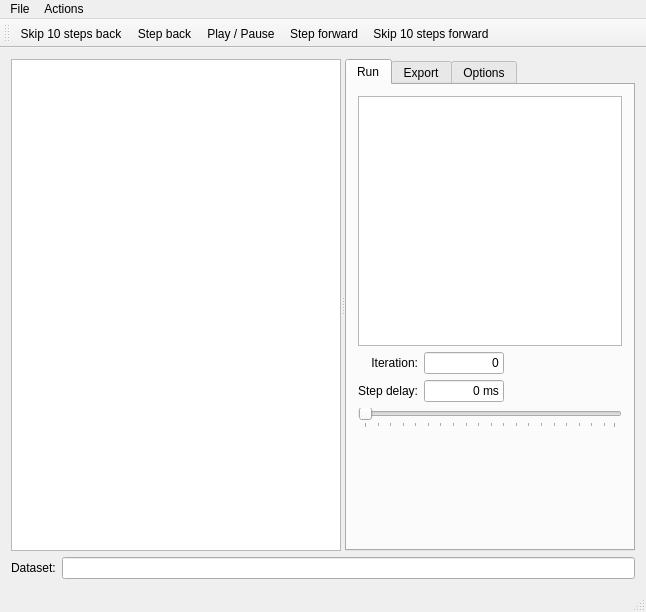
<?xml version="1.0" encoding="UTF-8"?>
<ui version="4.0">
 <class>DatasetPlayer</class>
 <widget class="QMainWindow" name="DatasetPlayer">
  <property name="geometry">
   <rect>
    <x>0</x>
    <y>0</y>
    <width>646</width>
    <height>612</height>
   </rect>
  </property>
  <property name="windowTitle">
   <string>Dataset player</string>
  </property>
  <property name="unifiedTitleAndToolBarOnMac">
   <bool>true</bool>
  </property>
  <widget class="QWidget" name="centralWidget">
   <layout class="QVBoxLayout" name="verticalLayout">
    <item>
     <widget class="QSplitter" name="splitter">
      <property name="sizePolicy">
       <sizepolicy hsizetype="Expanding" vsizetype="Expanding">
        <horstretch>0</horstretch>
        <verstretch>0</verstretch>
       </sizepolicy>
      </property>
      <property name="orientation">
       <enum>Qt::Horizontal</enum>
      </property>
      <widget class="SLAM::Dataset::MapViewWidget" name="mapView">
       <property name="sizePolicy">
        <sizepolicy hsizetype="Expanding" vsizetype="Expanding">
         <horstretch>2</horstretch>
         <verstretch>0</verstretch>
        </sizepolicy>
       </property>
       <property name="renderHints">
        <set>QPainter::Antialiasing|QPainter::TextAntialiasing</set>
       </property>
       <property name="dragMode">
        <enum>QGraphicsView::ScrollHandDrag</enum>
       </property>
      </widget>
      <widget class="QTabWidget" name="tabWidget">
       <property name="sizePolicy">
        <sizepolicy hsizetype="MinimumExpanding" vsizetype="Expanding">
         <horstretch>0</horstretch>
         <verstretch>0</verstretch>
        </sizepolicy>
       </property>
       <property name="minimumSize">
        <size>
         <width>290</width>
         <height>0</height>
        </size>
       </property>
       <property name="currentIndex">
        <number>0</number>
       </property>
       <widget class="QWidget" name="tab">
        <attribute name="title">
         <string>Run</string>
        </attribute>
        <layout class="QGridLayout" name="gridLayout_2">
         <item row="4" column="0" colspan="3">
          <spacer name="verticalSpacer">
           <property name="orientation">
            <enum>Qt::Vertical</enum>
           </property>
           <property name="sizeHint" stdset="0">
            <size>
             <width>20</width>
             <height>59</height>
            </size>
           </property>
          </spacer>
         </item>
         <item row="2" column="0">
          <widget class="QLabel" name="label_3">
           <property name="text">
            <string>Step delay:</string>
           </property>
           <property name="alignment">
            <set>Qt::AlignRight|Qt::AlignTrailing|Qt::AlignVCenter</set>
           </property>
          </widget>
         </item>
         <item row="0" column="0" colspan="3">
          <widget class="SLAM::Dataset::MapViewWidget" name="scanView">
           <property name="sizePolicy">
            <sizepolicy hsizetype="Preferred" vsizetype="Preferred">
             <horstretch>0</horstretch>
             <verstretch>0</verstretch>
            </sizepolicy>
           </property>
           <property name="minimumSize">
            <size>
             <width>250</width>
             <height>250</height>
            </size>
           </property>
           <property name="verticalScrollBarPolicy">
            <enum>Qt::ScrollBarAlwaysOff</enum>
           </property>
           <property name="horizontalScrollBarPolicy">
            <enum>Qt::ScrollBarAlwaysOff</enum>
           </property>
           <property name="renderHints">
            <set>QPainter::Antialiasing|QPainter::TextAntialiasing</set>
           </property>
           <property name="dragMode">
            <enum>QGraphicsView::NoDrag</enum>
           </property>
          </widget>
         </item>
         <item row="1" column="2">
          <spacer name="horizontalSpacer">
           <property name="orientation">
            <enum>Qt::Horizontal</enum>
           </property>
           <property name="sizeHint" stdset="0">
            <size>
             <width>40</width>
             <height>20</height>
            </size>
           </property>
          </spacer>
         </item>
         <item row="2" column="1">
          <widget class="QLineEdit" name="delayValue">
           <property name="enabled">
            <bool>true</bool>
           </property>
           <property name="sizePolicy">
            <sizepolicy hsizetype="Fixed" vsizetype="Fixed">
             <horstretch>0</horstretch>
             <verstretch>0</verstretch>
            </sizepolicy>
           </property>
           <property name="maximumSize">
            <size>
             <width>80</width>
             <height>16777215</height>
            </size>
           </property>
           <property name="toolTip">
            <string>Step delay</string>
           </property>
           <property name="statusTip">
            <string>Step delay</string>
           </property>
           <property name="text">
            <string>0 ms</string>
           </property>
           <property name="alignment">
            <set>Qt::AlignRight|Qt::AlignTrailing|Qt::AlignVCenter</set>
           </property>
           <property name="readOnly">
            <bool>true</bool>
           </property>
          </widget>
         </item>
         <item row="1" column="0">
          <widget class="QLabel" name="label_2">
           <property name="text">
            <string>Iteration:</string>
           </property>
           <property name="alignment">
            <set>Qt::AlignRight|Qt::AlignTrailing|Qt::AlignVCenter</set>
           </property>
          </widget>
         </item>
         <item row="3" column="0" colspan="3">
          <widget class="QSlider" name="delaySlider">
           <property name="toolTip">
            <string>Step delay</string>
           </property>
           <property name="statusTip">
            <string>Step delay</string>
           </property>
           <property name="orientation">
            <enum>Qt::Horizontal</enum>
           </property>
           <property name="tickPosition">
            <enum>QSlider::TicksBelow</enum>
           </property>
           <property name="tickInterval">
            <number>5</number>
           </property>
          </widget>
         </item>
         <item row="2" column="2">
          <spacer name="horizontalSpacer_2">
           <property name="orientation">
            <enum>Qt::Horizontal</enum>
           </property>
           <property name="sizeHint" stdset="0">
            <size>
             <width>40</width>
             <height>20</height>
            </size>
           </property>
          </spacer>
         </item>
         <item row="1" column="1">
          <widget class="QLineEdit" name="iterationValue">
           <property name="sizePolicy">
            <sizepolicy hsizetype="Fixed" vsizetype="Fixed">
             <horstretch>0</horstretch>
             <verstretch>0</verstretch>
            </sizepolicy>
           </property>
           <property name="maximumSize">
            <size>
             <width>80</width>
             <height>16777215</height>
            </size>
           </property>
           <property name="text">
            <string>0</string>
           </property>
           <property name="alignment">
            <set>Qt::AlignRight|Qt::AlignTrailing|Qt::AlignVCenter</set>
           </property>
           <property name="readOnly">
            <bool>true</bool>
           </property>
          </widget>
         </item>
        </layout>
       </widget>
       <widget class="QWidget" name="tab_3">
        <attribute name="title">
         <string>Export</string>
        </attribute>
        <layout class="QGridLayout" name="gridLayout">
         <item row="0" column="1">
          <widget class="QPushButton" name="scanExport">
           <property name="text">
            <string>Scan to PDF</string>
           </property>
          </widget>
         </item>
         <item row="0" column="0">
          <widget class="QPushButton" name="mapExport">
           <property name="text">
            <string>Map to PDF</string>
           </property>
          </widget>
         </item>
         <item row="2" column="0" colspan="2">
          <spacer name="verticalSpacer_2">
           <property name="orientation">
            <enum>Qt::Vertical</enum>
           </property>
           <property name="sizeHint" stdset="0">
            <size>
             <width>20</width>
             <height>40</height>
            </size>
           </property>
          </spacer>
         </item>
         <item row="1" column="0" colspan="2">
          <widget class="QPushButton" name="codeExport">
           <property name="text">
            <string>Map &amp;&amp; scan to C++ code</string>
           </property>
          </widget>
         </item>
        </layout>
       </widget>
       <widget class="QWidget" name="tab_2">
        <attribute name="title">
         <string>Options</string>
        </attribute>
        <layout class="QGridLayout" name="gridLayout_3">
         <item row="8" column="0" colspan="2">
          <widget class="QLabel" name="label_6">
           <property name="text">
            <string>Scan Matcher:</string>
           </property>
          </widget>
         </item>
         <item row="3" column="1">
          <widget class="QRadioButton" name="checkLegacy">
           <property name="text">
            <string>Legacy Deterministic</string>
           </property>
           <attribute name="buttonGroup">
            <string notr="true">buttonGroup</string>
           </attribute>
          </widget>
         </item>
         <item row="9" column="1">
          <widget class="QRadioButton" name="checkLiGriffithsICL">
           <property name="text">
            <string>Li &amp;&amp; Griffiths ICL</string>
           </property>
           <attribute name="buttonGroup">
            <string notr="true">buttonGroup_2</string>
           </attribute>
          </widget>
         </item>
         <item row="11" column="1">
          <widget class="QRadioButton" name="checkFilteredICL">
           <property name="text">
            <string>Filtered ICL</string>
           </property>
           <attribute name="buttonGroup">
            <string notr="true">buttonGroup_2</string>
           </attribute>
          </widget>
         </item>
         <item row="10" column="1">
          <widget class="QRadioButton" name="checkClassicICL">
           <property name="text">
            <string>Classic ICL</string>
           </property>
           <attribute name="buttonGroup">
            <string notr="true">buttonGroup_2</string>
           </attribute>
          </widget>
         </item>
         <item row="6" column="0" colspan="2">
          <widget class="QLabel" name="label_7">
           <property name="minimumSize">
            <size>
             <width>0</width>
             <height>0</height>
            </size>
           </property>
           <property name="maximumSize">
            <size>
             <width>16777215</width>
             <height>5</height>
            </size>
           </property>
           <property name="text">
            <string/>
           </property>
          </widget>
         </item>
         <item row="4" column="1">
          <widget class="QRadioButton" name="checkDeterministic">
           <property name="text">
            <string>Deterministic</string>
           </property>
           <property name="checked">
            <bool>true</bool>
           </property>
           <attribute name="buttonGroup">
            <string notr="true">buttonGroup</string>
           </attribute>
          </widget>
         </item>
         <item row="2" column="1">
          <widget class="QRadioButton" name="checkOdometryOnly">
           <property name="text">
            <string>Odometry Only</string>
           </property>
           <attribute name="buttonGroup">
            <string notr="true">buttonGroup</string>
           </attribute>
          </widget>
         </item>
         <item row="1" column="0" colspan="2">
          <widget class="QLabel" name="label_4">
           <property name="text">
            <string>SLAM Engine:</string>
           </property>
          </widget>
         </item>
         <item row="13" column="0" colspan="2">
          <spacer name="verticalSpacer_3">
           <property name="orientation">
            <enum>Qt::Vertical</enum>
           </property>
           <property name="sizeHint" stdset="0">
            <size>
             <width>20</width>
             <height>40</height>
            </size>
           </property>
          </spacer>
         </item>
         <item row="12" column="1">
          <widget class="QRadioButton" name="checkRANSACMatcher">
           <property name="text">
            <string>RANSAC Based Matcher</string>
           </property>
           <property name="checked">
            <bool>true</bool>
           </property>
           <attribute name="buttonGroup">
            <string notr="true">buttonGroup_2</string>
           </attribute>
          </widget>
         </item>
         <item row="9" column="0" rowspan="4">
          <widget class="QLabel" name="label_8">
           <property name="text">
            <string/>
           </property>
          </widget>
         </item>
         <item row="5" column="1">
          <widget class="QRadioButton" name="checkISAM">
           <property name="text">
            <string>iSAM Probabilistic</string>
           </property>
           <property name="checked">
            <bool>false</bool>
           </property>
           <attribute name="buttonGroup">
            <string notr="true">buttonGroup</string>
           </attribute>
          </widget>
         </item>
         <item row="2" column="0" rowspan="4">
          <widget class="QLabel" name="label_5">
           <property name="sizePolicy">
            <sizepolicy hsizetype="Fixed" vsizetype="Preferred">
             <horstretch>0</horstretch>
             <verstretch>0</verstretch>
            </sizepolicy>
           </property>
           <property name="minimumSize">
            <size>
             <width>20</width>
             <height>0</height>
            </size>
           </property>
           <property name="text">
            <string/>
           </property>
          </widget>
         </item>
        </layout>
       </widget>
      </widget>
     </widget>
    </item>
    <item>
     <layout class="QHBoxLayout" name="horizontalLayout">
      <item>
       <widget class="QLabel" name="label">
        <property name="text">
         <string>Dataset:</string>
        </property>
       </widget>
      </item>
      <item>
       <widget class="QLineEdit" name="openedDataset">
        <property name="enabled">
         <bool>true</bool>
        </property>
        <property name="readOnly">
         <bool>true</bool>
        </property>
       </widget>
      </item>
     </layout>
    </item>
   </layout>
  </widget>
  <widget class="QMenuBar" name="menuBar">
   <property name="geometry">
    <rect>
     <x>0</x>
     <y>0</y>
     <width>646</width>
     <height>22</height>
    </rect>
   </property>
   <widget class="QMenu" name="menuFile">
    <property name="title">
     <string>File</string>
    </property>
    <addaction name="actionOpen"/>
    <addaction name="actionReload"/>
    <addaction name="separator"/>
    <addaction name="actionQuit"/>
   </widget>
   <widget class="QMenu" name="menuActions">
    <property name="title">
     <string>Actions</string>
    </property>
    <addaction name="actionSkipBack"/>
    <addaction name="actionBack"/>
    <addaction name="actionPlay"/>
    <addaction name="actionForward"/>
    <addaction name="actionSkipForward"/>
   </widget>
   <addaction name="menuFile"/>
   <addaction name="menuActions"/>
  </widget>
  <widget class="QToolBar" name="mainToolBar">
   <property name="enabled">
    <bool>true</bool>
   </property>
   <attribute name="toolBarArea">
    <enum>TopToolBarArea</enum>
   </attribute>
   <attribute name="toolBarBreak">
    <bool>false</bool>
   </attribute>
   <addaction name="actionSkipBack"/>
   <addaction name="actionBack"/>
   <addaction name="actionPlay"/>
   <addaction name="actionForward"/>
   <addaction name="actionSkipForward"/>
  </widget>
  <widget class="QStatusBar" name="statusBar"/>
  <action name="actionOpen">
   <property name="text">
    <string>&amp;Open dataset</string>
   </property>
   <property name="toolTip">
    <string>Open dataset</string>
   </property>
   <property name="statusTip">
    <string>Open dataset</string>
   </property>
   <property name="shortcut">
    <string>Ctrl+O</string>
   </property>
  </action>
  <action name="actionPlay">
   <property name="icon">
    <iconset resource="images/images.qrc">
     <normaloff>:/images/play.svg</normaloff>:/images/play.svg</iconset>
   </property>
   <property name="text">
    <string>&amp;Play / Pause</string>
   </property>
   <property name="toolTip">
    <string>Play / Pause</string>
   </property>
   <property name="statusTip">
    <string>Play / Pause</string>
   </property>
   <property name="shortcut">
    <string>Space</string>
   </property>
  </action>
  <action name="actionBack">
   <property name="icon">
    <iconset resource="images/images.qrc">
     <normaloff>:/images/back.svg</normaloff>:/images/back.svg</iconset>
   </property>
   <property name="text">
    <string>Step back</string>
   </property>
   <property name="toolTip">
    <string>Step back</string>
   </property>
   <property name="statusTip">
    <string>Step back</string>
   </property>
   <property name="shortcut">
    <string>B</string>
   </property>
  </action>
  <action name="actionForward">
   <property name="icon">
    <iconset resource="images/images.qrc">
     <normaloff>:/images/forward.svg</normaloff>:/images/forward.svg</iconset>
   </property>
   <property name="text">
    <string>Step forward</string>
   </property>
   <property name="toolTip">
    <string>Step forward</string>
   </property>
   <property name="statusTip">
    <string>Step forward</string>
   </property>
   <property name="shortcut">
    <string>F</string>
   </property>
  </action>
  <action name="actionSkipForward">
   <property name="icon">
    <iconset resource="images/images.qrc">
     <normaloff>:/images/skipforward.svg</normaloff>:/images/skipforward.svg</iconset>
   </property>
   <property name="text">
    <string>Skip 10 steps forward</string>
   </property>
   <property name="toolTip">
    <string>Skip 10 steps forward</string>
   </property>
   <property name="statusTip">
    <string>Skip 10 steps forward</string>
   </property>
   <property name="shortcut">
    <string>Ctrl+F</string>
   </property>
  </action>
  <action name="actionSkipBack">
   <property name="icon">
    <iconset resource="images/images.qrc">
     <normaloff>:/images/skipback.svg</normaloff>:/images/skipback.svg</iconset>
   </property>
   <property name="text">
    <string>Skip 10 steps back</string>
   </property>
   <property name="toolTip">
    <string>Skip 10 steps back</string>
   </property>
   <property name="statusTip">
    <string>Skip 10 steps back</string>
   </property>
   <property name="shortcut">
    <string>Ctrl+B</string>
   </property>
  </action>
  <action name="actionQuit">
   <property name="text">
    <string>&amp;Quit</string>
   </property>
   <property name="statusTip">
    <string>Quit</string>
   </property>
   <property name="shortcut">
    <string>Ctrl+Q</string>
   </property>
  </action>
  <action name="actionReload">
   <property name="text">
    <string>&amp;Reload</string>
   </property>
   <property name="toolTip">
    <string>Reload</string>
   </property>
   <property name="shortcut">
    <string>Ctrl+R</string>
   </property>
  </action>
 </widget>
 <layoutdefault spacing="6" margin="11"/>
 <customwidgets>
  <customwidget>
   <class>SLAM::Dataset::MapViewWidget</class>
   <extends>QGraphicsView</extends>
   <header>slam/dataset/mapviewwidget.h</header>
   <slots>
    <signal>zoomChanged(double)</signal>
   </slots>
  </customwidget>
 </customwidgets>
 <resources>
  <include location="images/images.qrc"/>
 </resources>
 <connections/>
 <buttongroups>
  <buttongroup name="buttonGroup_2"/>
  <buttongroup name="buttonGroup"/>
 </buttongroups>
</ui>
